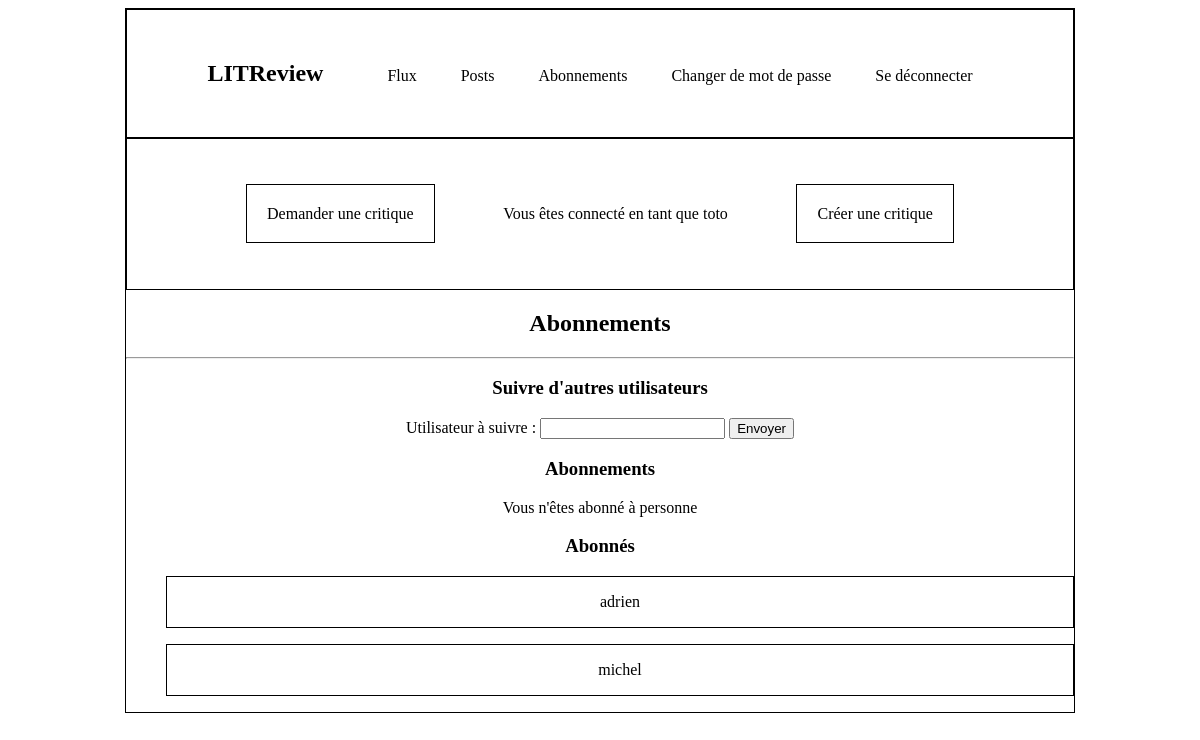
/subscription/ (signed in), run on an earlier commit of the app's database.
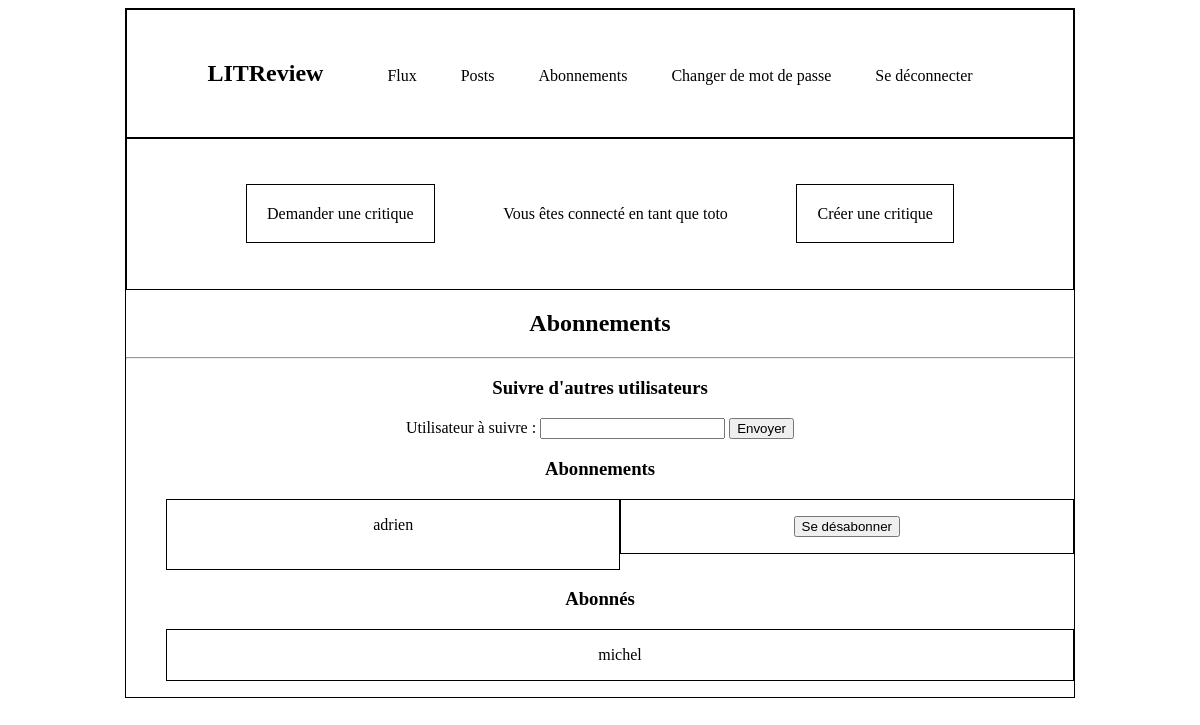
And on a later commit of the database.
### authentication/models.py (models this page shows, shortened)
class UserFollows(models.Model):
    user = models.ForeignKey(
        to=settings.AUTH_USER_MODEL,
        on_delete=models.CASCADE,
        related_name="following",
    )
    followed_user = models.ForeignKey(
        to=settings.AUTH_USER_MODEL,
        on_delete=models.CASCADE,
        related_name="followed_by",
    )
    class Meta:
        unique_together = (
            "user",
            "followed_user",
        )

class User(AbstractUser):
    SUBSCRIBER = "SUBSCRIBER"
    ROLE_CHOICES = ((SUBSCRIBER, "Abonné"),)
    role = models.CharField(max_length=30, choices=ROLE_CHOICES, verbose_name="Rôle")

### authentication/views.py (the view, shortened to what this page needs)
# urls.py: path("subscription/", authentication.views.subscriptions, name="subscription"),
@login_required
def subscriptions(request):
    list_user = models.User.objects.all()
    form = forms.UserFollowsForm()
    followings = models.UserFollows.objects.filter(user=request.user)
    subscriber = [following.followed_user for following in followings]
    subscription = models.UserFollows.objects.filter(followed_user=request.user)
    context = {
        "form": form,
        "subscriber": subscriber,
        "subscription": subscription,
    }
    return render(
        request,
        "authentication/subscription.html",
        context=context,
    )

### authentication/forms.py
class UserFollowsForm(ModelForm):
    class Meta:
        model = Name
        fields = [
            "followed_user",
        ]
        labels = {"followed_user": "Utilisateur à suivre :"}

### authentication/templates/authentication/subscription.html (shortened to what this page needs)
{% extends 'base.html' %}
{% block content %}
<h2>Abonnements</h2>
<hr>
<h3>Suivre d'autres utilisateurs</h3>
<form method="post">
    {{ form }}
    <button type="submit">Envoyer</button>
</form>
<h3>Abonnements</h3>
{% if subscriber %}
{% for sub in subscriber %}
<ul class="subscriber">
    <li class="sub">{{ sub }}</li>
    <form method="post" action="{% url 'subscription' %}" class="sub">
        <button class="btn btn-danger" type="submit">Se désabonner</button>
    </form>
</ul>
{% endfor %}
{% else %}
<p>Vous n'êtes abonné à personne</p>
{% endif %}
<h3>Abonnés</h3>
{% if subscription %}
{% for subs in subscription %}
<ul>
    <li class="sub">{{ subs.user }}</li>
</ul>
{% endfor %}
{% else %}
<p>Vous n'avez pas d'abonnés</p>
{% endif %}
{% endblock content %}

What changed in the data, as far as the page shows it:
removed UserFollows: user "adrien"
now on this page (row edited): User: username "adrien"
Also different on the page:
text no longer shown: "Vous n'êtes abonné à personne"
